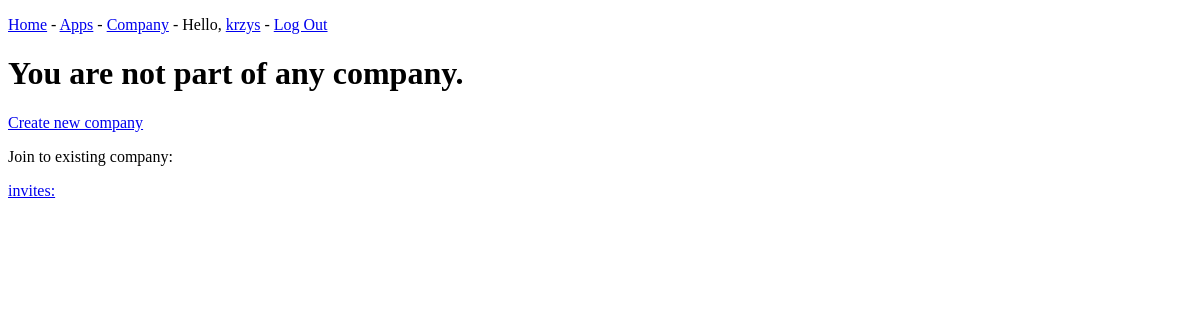
/company/ (signed in), run on an earlier commit of the app's database.
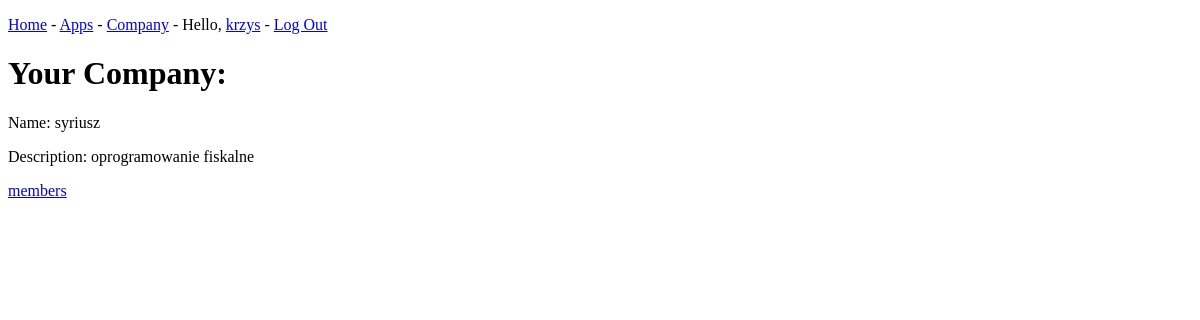
And on a later commit of the database.
### AppFixB1/models.py (models this page shows, shortened)
class Company(models.Model):
    name = models.CharField(max_length=255)
    description = models.TextField()
    owner = models.ForeignKey(User, on_delete=models.CASCADE)

### AppFixB1/views.py (the view)
# urls.py: path('company/', views.company, name = 'company'),
@login_required
def company(request):
    user = request.user
    user_company = UserCompany.objects.filter(user=user).first()
    context = {}
    if user_company:
        company = user_company.company
        context['company'] = company
    return render(request, 'company.html', context)

### templates/company.html (shortened to what this page needs)
<!DOCTYPE html>
<html lang="en">
<head>
</head>
<body>
{% extends "base.html" %}
{% block content %}
   {% if company %}
    <h1>Your Company:</h1>
    <p>Name: {{ company.name }}</p>
    <p>Description: {{ company.description }}</p>
       <a href = {% url 'company_members' %} >members</a>
{% else %}
    <h1>You are not part of any company.</h1>
      <a href = {% url 'new_company' %}> Create new company<a/>
       <p>Join to existing company:</p>
       <a  href = {% url 'company_invitations' %}><p>invites: </p></a>
{% endif %}
{% endblock content %}

What changed in the data, as far as the page shows it:
added Company: name "syriusz", description "oprogramowanie fiskalne"
Also different on the page:
text no longer shown: "You are not part of any company. Create new company Join to existing company: invites:"
text now shown: "Your Company: Name: Description: members"
